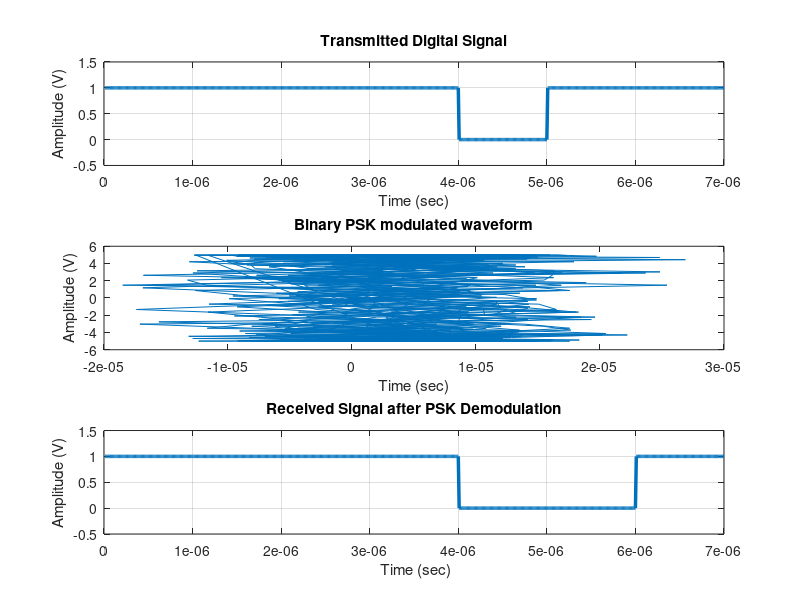

Here is the MATLAB script that generated this plot:
%>>>>>>>>> Training Data Generation of PSK Mod/Demod with errors caused by a noisy channel>>>>>>>%

clc;
clear all;
close all;

%Specify the number of samples the dataset will be composed of
SizeOfDataset = 5;

%Specify the value of the target SNR
SNR = -5;

%Initialize the matrix that will contain the transmitted (T) and received
%symbols (R)
T = [0 0 0 0 0 0 0];
R = [0 0 0 0 0 0 0];

%Begin iterating to generate data samples

for i=1:1:SizeOfDataset
    
%Randomize the bit sequence transmitted in each iteration    
    
t1 = round(rand(1,1));
t2 = round(rand(1,1));
t3 = round(rand(1,1));
t4 = round(rand(1,1));
t5 = round(rand(1,1));
t6 = round(rand(1,1));
t7 = round(rand(1,1));

%Transmitted Sequence
 
x=[ t1 t2 t3 t4 t5 t6 t7];                                    
T=[T;x];

% Specify the value of the bit period
bp=.000001;  

%Print the transmitted bit squence (optional)
%disp('Transmitted Bit Stream :')
%disp(x)

%>>>Representing the transmitted sequence as a digital signal (pulses)<<<%
bit=[]; 
for n=1:1:length(x)
    if x(n)==1;
       se=ones(1,100);
    else x(n)==0;
        se=zeros(1,100);
    end
     bit=[bit se];

end

%Visualize the transmitted digital signal
t1=bp/100:bp/100:100*length(x)*(bp/100);
subplot(3,1,1);
plot(t1,bit,'lineWidth',2.5);grid on;
axis([ 0 bp*length(x) -.5 1.5]);
ylabel('Amplitude (V)');
xlabel('Time (sec)');
title('Transmitted Digital Signal');



%>>> Binary-PSK modulation <<<%
A=5;                                          % Amplitude of carrier signal 
br=1/bp;                                                         %Bit rate
f=br*2;                                                 %Carrier frequency 
t2=bp/99:bp/99:bp;                 
ss=length(t2);
m=[];

for (i=1:1:length(x))
    if (x(i)==1)
        y=A*cos(2*pi*f*t2);
        
    else
        y=A*cos(2*pi*f*t2+pi);  
        
    end
    m=[m y];
end

%Obtained modulated waveform 
t3=bp/99:bp/99:bp*length(x);

%Addition of AWGN to the modulated waveform
t3_snr = awgn(t3,SNR,'measured');

%Visualization of the noisy waveform
subplot(3,1,2);
plot(t3_snr,m);
xlabel('Time (sec)');
ylabel('Amplitude (V)');
title('Binary PSK modulated waveform');




%>>> Binary PSK demodulation <<<%
mn=[];
for n=ss:ss:length(m)
  t=bp/99:bp/99:bp;
  y=cos(2*pi*f*t);                                        % carrier signal 
  mm=y.*m((n-(ss-1)):n);
  
  %Demodulated waveform
  t4=bp/99:bp/99:bp;
  
  %Demodulated waveform with noise
  t4_snr=awgn(t4,SNR,'measured');
  z=trapz(t4_snr,mm);                                             
  zz=round((2*z/bp));                                     
  if(zz>0)                                       
                       
    a=1;
  else
    a=0;
  end
  mn=[mn a];
end

%Print received sequence (optional)
%disp(' Received Bit Stream :');
%disp(mn);

R=[R;mn];


%>>>Representing the received sequence as a digital signal (pulses)<<<%
bit=[];
for n=1:length(mn);
    if mn(n)==1;
       se=ones(1,100);
    else mn(n)==0;
        se=zeros(1,100);
    end
     bit=[bit se];

end

t4=bp/100:bp/100:100*length(mn)*(bp/100);
subplot(3,1,3);
plot(t4,bit,'LineWidth',2.5);grid on;
axis([ 0 bp*length(mn) -.5 1.5]);
ylabel('Amplitude (V)');
xlabel(' Time (sec)');
title('Received Signal after PSK Demodulation');



end


%Append Transmitted and Received sequence in one matrix that represents the
%dataset ready to be exported to excel
D = [ T R ];


%>>> END <<<%
